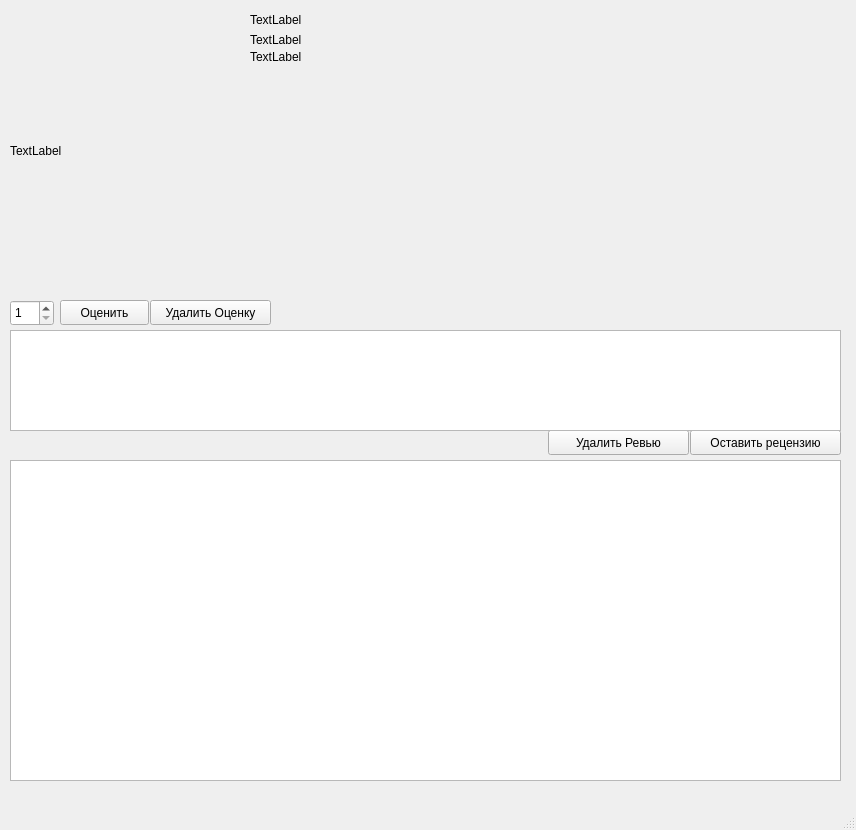
<?xml version="1.0" encoding="UTF-8"?>
<ui version="4.0">
 <class>MovieShowWindow</class>
 <widget class="QMainWindow" name="MovieShowWindow">
  <property name="geometry">
   <rect>
    <x>0</x>
    <y>0</y>
    <width>856</width>
    <height>830</height>
   </rect>
  </property>
  <property name="windowTitle">
   <string>MainWindow</string>
  </property>
  <widget class="QWidget" name="centralwidget">
   <widget class="QLabel" name="ImageMovie">
    <property name="geometry">
     <rect>
      <x>10</x>
      <y>10</y>
      <width>221</width>
      <height>281</height>
     </rect>
    </property>
    <property name="text">
     <string>TextLabel</string>
    </property>
   </widget>
   <widget class="QLabel" name="MovieName">
    <property name="geometry">
     <rect>
      <x>250</x>
      <y>10</y>
      <width>561</width>
      <height>20</height>
     </rect>
    </property>
    <property name="text">
     <string>TextLabel</string>
    </property>
   </widget>
   <widget class="QLabel" name="DescriptionMovie">
    <property name="geometry">
     <rect>
      <x>250</x>
      <y>50</y>
      <width>561</width>
      <height>241</height>
     </rect>
    </property>
    <property name="text">
     <string>TextLabel</string>
    </property>
    <property name="alignment">
     <set>Qt::AlignLeading|Qt::AlignLeft|Qt::AlignTop</set>
    </property>
   </widget>
   <widget class="QPushButton" name="ButtonReview">
    <property name="geometry">
     <rect>
      <x>690</x>
      <y>430</y>
      <width>151</width>
      <height>25</height>
     </rect>
    </property>
    <property name="text">
     <string>Оставить рецензию</string>
    </property>
   </widget>
   <widget class="QSpinBox" name="UserGrade">
    <property name="geometry">
     <rect>
      <x>10</x>
      <y>300</y>
      <width>44</width>
      <height>26</height>
     </rect>
    </property>
    <property name="minimum">
     <number>1</number>
    </property>
    <property name="maximum">
     <number>10</number>
    </property>
   </widget>
   <widget class="QLabel" name="AvgGrade">
    <property name="geometry">
     <rect>
      <x>250</x>
      <y>30</y>
      <width>231</width>
      <height>20</height>
     </rect>
    </property>
    <property name="text">
     <string>TextLabel</string>
    </property>
   </widget>
   <widget class="QPushButton" name="ButtonGrade">
    <property name="geometry">
     <rect>
      <x>60</x>
      <y>300</y>
      <width>89</width>
      <height>25</height>
     </rect>
    </property>
    <property name="text">
     <string>Оценить</string>
    </property>
   </widget>
   <widget class="QTableView" name="OtherReview">
    <property name="geometry">
     <rect>
      <x>10</x>
      <y>460</y>
      <width>831</width>
      <height>321</height>
     </rect>
    </property>
   </widget>
   <widget class="QPushButton" name="ButtonDelete">
    <property name="geometry">
     <rect>
      <x>548</x>
      <y>430</y>
      <width>141</width>
      <height>25</height>
     </rect>
    </property>
    <property name="text">
     <string>Удалить Ревью</string>
    </property>
   </widget>
   <widget class="QTextEdit" name="InputReview">
    <property name="geometry">
     <rect>
      <x>10</x>
      <y>330</y>
      <width>831</width>
      <height>101</height>
     </rect>
    </property>
   </widget>
   <widget class="QPushButton" name="ButtonDeleteGrade">
    <property name="geometry">
     <rect>
      <x>150</x>
      <y>300</y>
      <width>121</width>
      <height>25</height>
     </rect>
    </property>
    <property name="text">
     <string>Удалить Оценку</string>
    </property>
   </widget>
  </widget>
  <widget class="QMenuBar" name="menubar">
   <property name="geometry">
    <rect>
     <x>0</x>
     <y>0</y>
     <width>856</width>
     <height>22</height>
    </rect>
   </property>
  </widget>
  <widget class="QStatusBar" name="statusbar"/>
 </widget>
 <resources/>
 <connections/>
</ui>
